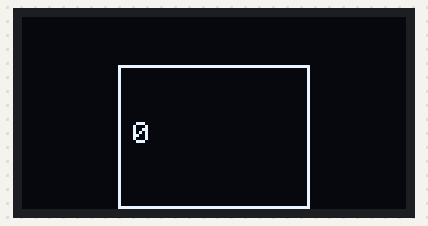
The sketch below on a simulated ESP32-C3. Parts: 128×64 one-colour display. What the sketch prints to the serial monitor is not drawn.

Above: at 0.6 s.
At 4.7 s:
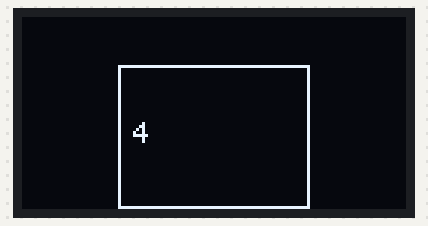
At 7.8 s:
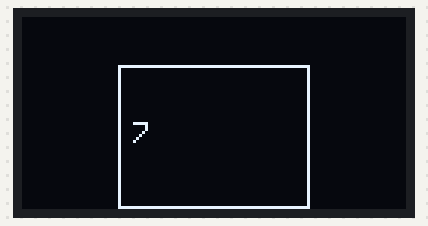
At 19.1 s:
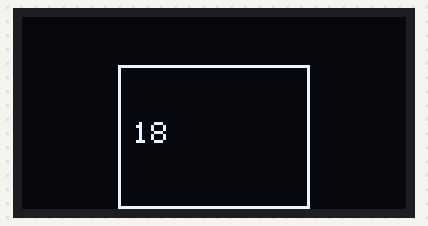
At 29.3 s:
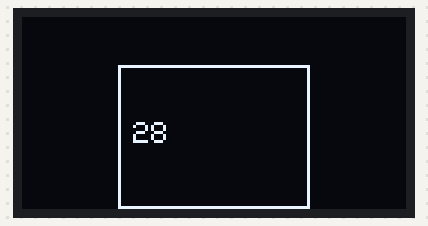
At 38.6 s:
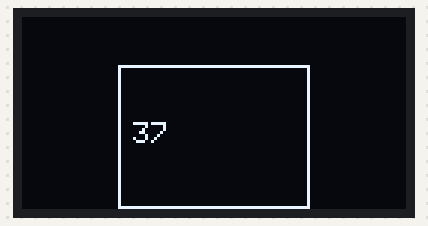

Measured:
- what the display in image 0 shows lasts 1.0 s, from 0.6 s to 1.6 s

The sketch:

OLED_0.66_Display_demo.ino
```cpp
#include <Adafruit_GFX.h>
#include <Adafruit_SSD1306.h>

// Description:
//    Small demo code for a 0.66" display and serial output.
//
// History:
//   v1.0    MS      9-Dec-24     First implementation
//   v2.0    HE      9-Dec-24     Added serial output and counting
//
// Board used:
//   Lolin C3 Mini from "esp32" Espressif Systems boards v 2.0.9.
// Libraries required:
//    Adafruit_BusIO v1.16.2
//    ARDUINO_LOLIN_C3_MINIAdafruit GFX Library v1.11.11
//    Adafruit SSD1306 v2.5.13

// Define OLED display dimensions
#define SCREEN_WIDTH 128
#define SCREEN_HEIGHT 64
// Note: For small display version 0.66" with 64x48 pixels the visible rectangle is (32,16) -> (95,63)!

// Create the SSD1306 display instance (I2C connection)
Adafruit_SSD1306 display(SCREEN_WIDTH, SCREEN_HEIGHT, &Wire);

void drawClearAndDrawBorder () {
  display.clearDisplay();
  for(int i=32;i<=95;++i) display.drawPixel(i, 16, SSD1306_WHITE);
  for(int i=16;i<=63;++i) display.drawPixel(32, i, SSD1306_WHITE);
  for(int i=32;i<=95;++i) display.drawPixel(i, 63, SSD1306_WHITE);
  for(int i=16;i<=63;++i) display.drawPixel(95, i, SSD1306_WHITE);
}

void setup()
{
   // initialize serial communication at 9600 bits per second:
  Serial.begin(9600);
  delay(500); // wait for serial to start
  Serial.println("Serial connection started!");

  // Initialize the display
  if (!display.begin(SSD1306_PAGEADDR, 0x3C))
  {
    Serial.println("SSD1306 allocation failed");
    while (1) {}; // Halt if initialization failed
  }
}

int i = 0;
void loop() {
  // Serial output
  Serial.print("Count: ");
  Serial.println(i);
  // Display output
  drawClearAndDrawBorder();
  display.setTextSize(1);
  display.setTextColor(SSD1306_WHITE);
  display.setCursor(37,35);
  display.println(i++);
  display.display();
  // ...and delay 1 sec
  delay(1000);
}
```
